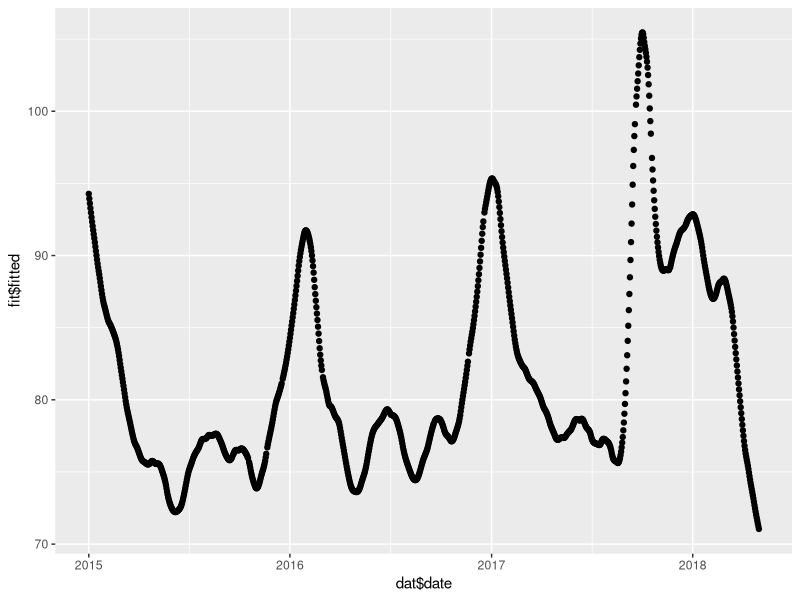
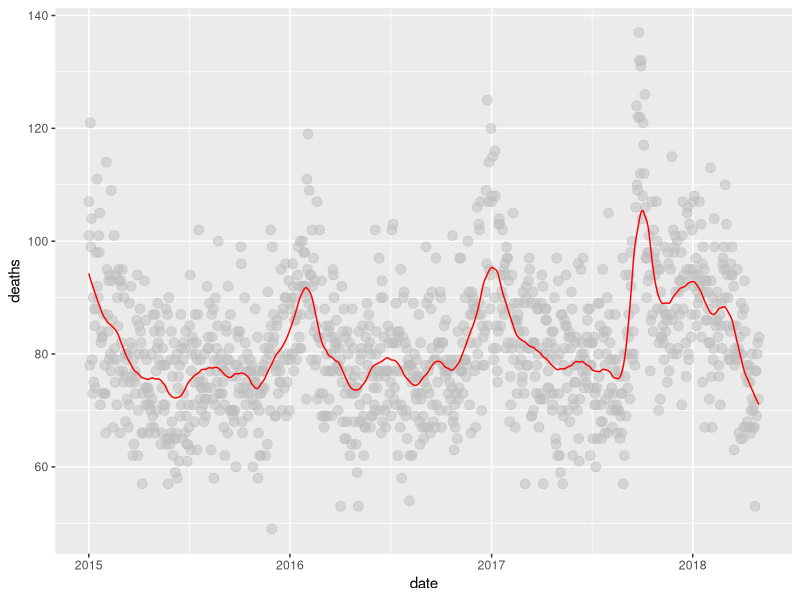
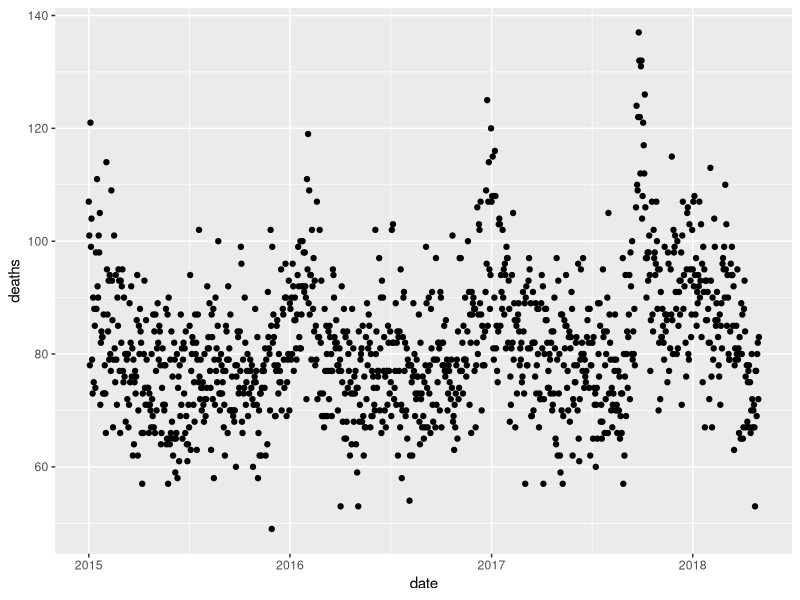
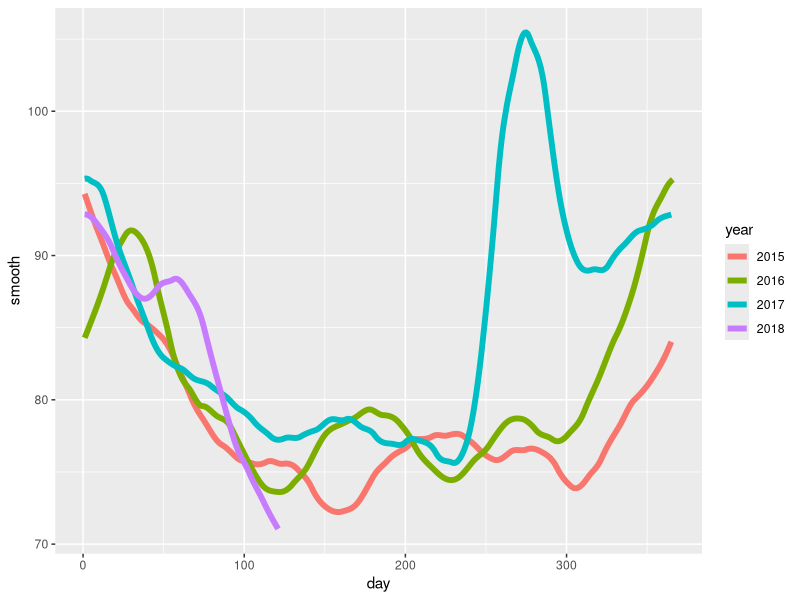

Recreate these plots in R, in order. (Note: this script raises an error after producing the figures.)
library(tidyverse)
library(lubridate)
library(purrr)
library(pdftools)
?str_which
fn <- system.file("extdata", "RD-Mortality-Report_2015-18-180531.pdf", package="dslabs")
dat <- map_df(str_split(pdf_text(fn), "\n"), function(s){
  s <- str_trim(s)
  header_index <- str_which(s, "2015")[1]
  tmp <- str_split(s[header_index], "\\s+", simplify = TRUE)
  month <- tmp[1]
  header <- tmp[-1]
  tail_index  <- str_which(s, "Total")
  n <- str_count(s, "\\d+")
  out <- c(1:header_index, which(n==1), which(n>=28), tail_index:length(s))
  s[-out] %>%
    str_remove_all("[^\\d\\s]") %>%
    str_trim() %>%
    str_split_fixed("\\s+", n = 6) %>%
    .[,1:5] %>%
    as_data_frame() %>% 
    setNames(c("day", header)) %>%
    mutate(month = month,
           day = as.numeric(day)) %>%
    gather(year, deaths, -c(day, month)) %>%
    mutate(deaths = as.numeric(deaths))
}) %>%
  mutate(month = recode(month, "JAN" = 1, "FEB" = 2, "MAR" = 3, "APR" = 4, "MAY" = 5, "JUN" = 6, 
                        "JUL" = 7, "AGO" = 8, "SEP" = 9, "OCT" = 10, "NOV" = 11, "DEC" = 12)) %>%
  mutate(date = make_date(year, month, day)) %>%
  filter(date <= "2018-05-01")
dat <- na.omit(dat)

z <- max(dat$date)-min(dat$date)
span_2m <- as.numeric(z)/365*12
x <- as.numeric(dat$date)
y <- dat$deaths
class(x)
class(y)
anyNA(dat$deaths)
fit <- loess(y ~ x, degree = 1, span = 0.05)
qplot(dat$date, fit$fitted)
dat  %>%
  mutate(smooth = fit$fitted) %>%
  ggplot(aes(date, deaths)) +
  geom_point(size = 3, alpha = .5, color = "grey") +
  geom_line(aes(date, smooth), color="red")


# smooth loess through ggplot
dat %>% ggplot(aes(date, deaths)) +
  geom_point() +
  geom_smooth(color="red", span = 0.05, method.args = list(degree=1))

#loess fit for each year
dat %>% 
  mutate(smooth = predict(fit, as.numeric(date)), day = yday(date), year = as.character(year(date))) %>%
  ggplot(aes(day, smooth, col = year)) +
  geom_line(lwd = 2)


# predictive power of second covariate for 2 or 7 digital reader
library(broom)
mnist_27$train %>% glm(y ~ x_2, family = "binomial", data = .) %>% tidy()
qplot(x_2, y, data = mnist_27$train)

fit <-  mnist_27$train %>% loess(as.numeric(y) ~ x_2, span = 0.2, degree = 1, data = .)
mnist_27$train %>% mutate(smooth = predict(fit, x_2)) %>%
  ggplot() +
  geom_point(aes(x_2, y)) +
  geom_line(aes(x_2, smooth), lwd = 2, col = "red")

mnist_27$train %>% 
  mutate(y = ifelse(y=="7", 1, 0)) %>%
  ggplot(aes(x_2, y)) + 
  geom_smooth(method = "loess")
